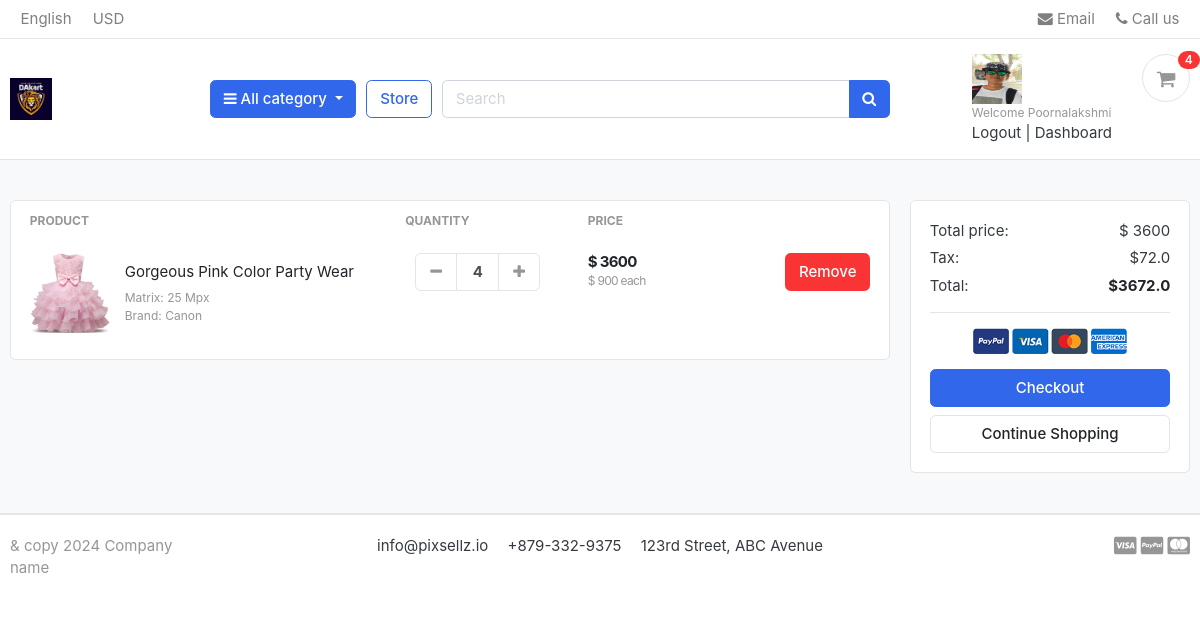
The page /Carts/ (signed in) on the database its author committed.
### Accounts/models.py (models this page shows)
class UserProfile(models.Model):
    user            = models.OneToOneField(User,on_delete=models.CASCADE)
    address_line_1  = models.CharField(max_length=100, blank=True)
    address_line_2  = models.CharField(max_length=100, blank=True)
    profile_picture = models.ImageField(upload_to='userprofile', blank=True)
    city            = models.CharField(max_length=20, blank=True)
    state           = models.CharField(max_length=20, blank=True)
    country         = models.CharField(max_length=20, blank=True)

### Carts/models.py (models this page shows, shortened)
class CartItem(models.Model):
    user      = models.ForeignKey(User,on_delete=models.CASCADE,null=True)
    product   = models.ForeignKey(Product,on_delete=models.CASCADE)
    cart      = models.ForeignKey(Cart, on_delete=models.CASCADE,null=True)
    quantity  = models.IntegerField()
    is_active = models.BooleanField(default=True)
    def get_subtotal(self):
        return self.product.Price * self.quantity

### Store/models.py (models this page shows, shortened)
class Product(models.Model):
    Product_Name   = models.CharField(max_length=200, unique=True)
    Slug           = models.SlugField(max_length=100, unique=True)
    Description    = models.TextField(max_length=500, blank=True)
    Price          = models.IntegerField()
    Images         = models.ImageField(upload_to="photos/Products", blank=True)
    Stock          = models.IntegerField()
    Category       = models.ForeignKey(Category,on_delete=models.CASCADE)
    Created_date   = models.DateField(auto_now_add=True)
    Modified_date  = models.DateField(auto_now_add=True)
    Is_available   = models.BooleanField(default=True)

### Carts/views.py (the view)
# urls.py: path('', views.Carts, name="cart"),
def Carts(request, total=0, quantity=0, tax=0, cart_items=None):
        try:
            if request.user.is_authenticated:
                cart_items = CartItem.objects.filter(user=request.user, is_active=True)
            else:
                cart = Cart.objects.get(Cart_Id=cart_id(request))
                cart_items = CartItem.objects.filter(cart=cart, is_active=True)
        except:
            pass
        for cart_item in cart_items:
            total += cart_item.product.Price * cart_item.quantity
            quantity += cart_item.quantity
        tax = (2 * total)/100
        grand_total = total + tax
        context = {
             'total' : total,
             'cart_items' : cart_items,
             'tax'   : tax,
             'grand_total' : grand_total
           }
        return render (request,'Carts.html', context)

### Carts/context_processors.py (called while the page is built)
def cartCounter(request):
    cart_count = 0
    try:
        if request.user.is_authenticated:
            cart_items = CartItem.objects.all().filter(user=request.user,is_active=True)
        else:
            cart = Cart.objects.get(Cart_Id = cart_id(request))
            cart_items = CartItem.objects.all().filter(cart=cart,is_active=True)
        for cart_item in cart_items:
            cart_count += cart_item.quantity
    except Cart.DoesNotExist:
        cart_count = 0
    return dict(count = cart_count)

### Category/context_processors.py (called while the page is built)
def Cat_links(request):
    links = Category.objects.all()
    return dict(links=links)

### Templates/Carts.html (shortened to what this page needs)
{% extends 'Base.html' %}
{% load static %}
{% block content %}
<section class="section-content padding-y bg">
    <div class="container">
    <div class="row">
        <aside class="col-lg-9">
            {% if cart_items %}
    <div class="card">
    <table class="table table-borderless table-shopping-cart">
    <thead class="text-muted">
    <tr class="small text-uppercase">
      <th scope="col">Product</th>
      <th scope="col" width="120">Quantity</th>
      <th scope="col" width="120">Price</th>
      <th scope="col" class="text-right" width="200"> </th>
    </tr>
    </thead>
    <tbody>
    {% for cart_item in cart_items %}
    <tr>
        <td>
            <figure class="itemside align-items-center">
                <div class="aside"><img src="{{ cart_item.product.Images.url }}" class="img-sm"></div>
                <figcaption class="info">
                    <a href="#" class="title text-dark">{{ cart_item.product.Description }}</a>
                    <p class="text-muted small">Matrix: 25 Mpx <br> Brand: Canon</p>
                </figcaption>
            </figure>
        </td>
        <td>
                        <div class="col">
                            <div class="input-group input-spinner">
                                <div class="input-group-prepend">
                                <a href = "{% url 'RemovecartItem' cart_item.product.id %}"class="btn btn-light" type="button" id="button-plus"> <i class="fa fa-minus"></i> </a>
                                </div>
                                <input type="text" class="form-control"  value="{{ cart_item.quantity }}">
                                <div class="input-group-append">
                                <a href = "{% url 'addcart' cart_item.product.id %}" class="btn btn-light" type="button" id="button-minus"> <i class="fa fa-plus"></i> </a>
                                </div>
                            </div>
                        </div>
        </td>
        <td>
            <div class="price-wrap">
                <var class="price"> $ {{ cart_item.get_subtotal }}</var>
                <small class="text-muted"> $ {{ cart_item.product.Price }} each </small>
            </div>
        </td>
        <td class="text-right">
        <a href="" class="btn btn-danger"> Remove</a>
        </td>
    </tr>
    {% endfor %}
    </tbody>
    </table>
    </div>
        {% endif %}
        </aside>
        <aside class="col-lg-3">
            <div class="card">
            <div class="card-body">
                <dl class="dlist-align">
                  <dt>Total price:</dt>
                  <dd class="text-right">$ {{ total }}</dd>
                </dl>
                <dl class="dlist-align">
                  <dt>Tax:</dt>
                  <dd class="text-right"> ${{ tax }} </dd>
                </dl>
                <dl class="dlist-align">
                  <dt>Total:</dt>
                  <dd class="text-right text-dark b"><strong>${{ grand_total }}</strong></dd>
                </dl>
                <hr>
                <p class="text-center mb-3">
                    <img src="{% static './images/misc/payments.png' %}" height="26">
                </p>
                <a href="{% url 'checkout' %}" class="btn btn-primary btn-block"> Checkout </a>
                <a href="./store.html" class="btn btn-light btn-block">Continue Shopping</a>
            </div>
            </div>
    </aside>
    </div>
    </div>
    </section>
{% endblock %}

### Templates/Includes/Header.html (shortened to what this page needs)
{% load static %}
<header class="section-header">
	<nav class="navbar p-md-0 navbar-expand-sm navbar-light border-bottom">
	<div class="container">
	  <div class="collapse navbar-collapse" id="navbarTop4">
		<ul class="navbar-nav mr-auto">
			<li class="nav-item dropdown">
				 <a href="#" class="nav-link">   English </a>
			</li>
			<li class="nav-item dropdown">
				<a href="#" class="nav-link"> USD </a>
			</li>
		</ul>
		<ul class="navbar-nav">
			<li><a href="#" class="nav-link"> <i class="fa fa-envelope"></i> Email </a></li>
			<li><a href="#" class="nav-link"> <i class="fa fa-phone"></i> Call us </a></li>
		</ul>
	  </div>
	</div>
	</nav>
	<section class="header-main border-bottom">
		<div class="container">
	<div class="row align-items-center">
		<div class="col-lg-2 col-md-3 col-6">
			<a href="./" class="brand-wrap">
				<img class="logo" src="{% static './images/logo.png' %}">
			</a>
		</div>
		<div class="col-lg col-sm col-md col-6 flex-grow-0">
			<div class="category-wrap dropdown d-inline-block float-right">
				<button type="button" class="btn btn-primary dropdown-toggle" data-toggle="dropdown">
					<i class="fa fa-bars"></i> All category
				</button>
			</div>
		</div>
		<a href="{% url 'Store' %}" class="btn btn-outline-primary">Store</a>
		<div class="col-lg  col-md-6 col-sm-12 col">
			<form action="{% url 'search' %}" class="search">
				<div class="input-group w-100">
					<input type="text" class="form-control" style="width:60%;" placeholder="Search" name="keyword">
					<div class="input-group-append">
					  <button class="btn btn-primary" type="submit">
						<i class="fa fa-search"></i>
					  </button>
					</div>
				</div>
			</form>
		</div>
		<div class="col-lg-3 col-sm-6 col-8 order-2 order-lg-3">
					<div class="d-flex justify-content-end mb-3 mb-lg-0">
						{% if user.id is not None %}
						<div class="widget-header">
							<img src="{{ user.userprofile.profile_picture.url }}" width="50" height="50">
							<small class="title text-muted">Welcome {{ user.first_name }}</small>
							<div>
								<a href="{% url 'logout' %}">Logout</a> <span class="dark-transp"> | </span>
								<a href="{% url 'dashboard' %}">Dashboard </a>
							</div>
						</div>
						{% endif %}
						<a href="./cart.html" class="widget-header pl-3 ml-3">
							<div class="icon icon-sm rounded-circle border"><i class="fa fa-shopping-cart"></i></div>
							<span class="badge badge-pill badge-danger notify">{{ count }}</span>
						</a>
					</div>
				</div>
	</div>
		</div>
	</section>
	</header>

### static/css/ui.css (style rules this page uses)
html { font-family: "Inter", sans-serif; font-size: 15px; }
.price-wrap { letter-spacing: -0.7px; }
.icon-xs, .icon-sm, .icon-md, .icon-lg { display: inline-block; text-align: center; flex-shrink: 0; flex-grow: 0; }
.icon-sm { width: 48px; height: 48px; line-height: 48px !important; font-size: 20px; }
.img-xs, .img-sm, .img-md, .img-lg { -o-object-fit: cover; object-fit: cover; flex-shrink: 0; flex-grow: 0; }
.img-sm { width: 80px; height: 80px; }
.padding-y { padding-top: 40px; padding-bottom: 40px; }
var { font-style: normal; }
figure { margin-bottom: 0; }
.bg { background-color: #f8f9fa; }
.b { font-weight: 600; }
p:last-child { margin-bottom: 0; }
.header-main { position: relative; padding-top: 1rem; padding-bottom: 1rem; }
.brand-wrap .logo, .navbar-brand .logo { margin-right: 7px; max-height: 42px; display: inline-block; }
.widget-header { display: inline-block; vertical-align: middle; position: relative; }
.widget-header a { color: #343a40; }
.widget-header i { color: #969696; }
.widget-header .title { display: block; }
.widget-header .notify { position: absolute; top: -3px; right: -10px; }
.btn-light { background-color: #fff; border-color: #e4e4e4; }
.btn-light i { color: #969696; }
.itemside { position: relative; display: flex; width: 100%; }
.itemside .aside { position: relative; flex-shrink: 0; }
.itemside .info { padding-left: 15px; padding-right: 7px; }
.itemside p { margin-bottom: 0; }
.itemside .title { display: block; margin-bottom: 5px; color: #212529; }
[class*=dlist-] { margin-bottom: 5px; }
[class*=dlist-] dd { margin-bottom: 0; }
.dlist-align { display: flex; }
.dlist-align dt { width: 150px; word-wrap: break-word; font-weight: normal; }
.dlist-align dd { flex-grow: 1; }
.notify { position: absolute; top: -4px; right: -10px; display: inline-block; padding: 0.25em 0.6em; font-size: 12px; line-height: 1; text-align: center; border-radius: 3rem; color: #fff; background-color: #fa3434; }
.price { font-weight: 600; color: #212529; }
.input-spinner { width: 125px; flex-wrap: nowrap; display: inline-flex; vertical-align: middle; }
.input-spinner input.form-control { text-align: center; max-width: 46px; font-weight: bold; flex-basis: 46px; border-color: #e4e4e4; flex-grow: 0; }
.input-spinner .btn { width: 42px; text-align: center; padding-left: 0.5rem; padding-right: 0.5rem; }
.table-shopping-cart.table td, .table-shopping-cart.table th { padding-left: 1.25rem; padding-right: 1.25rem; }
.table-shopping-cart .price-wrap { line-height: 1.2; }
.table-shopping-cart .price { font-weight: bold; margin-right: 5px; display: block; }

### rows shown on the page
CartItem: product.Images (picture), product.Description "Gorgeous Pink Color Party Wear", quantity "4", get_subtotal "3600", product.Price "900"

### other values the page prints
{{ user.first_name }} "Poornalakshmi"
{{ count }} "4"
{{ total }} "3600"
{{ tax }} "72.0"
{{ grand_total }} "3672.0"
